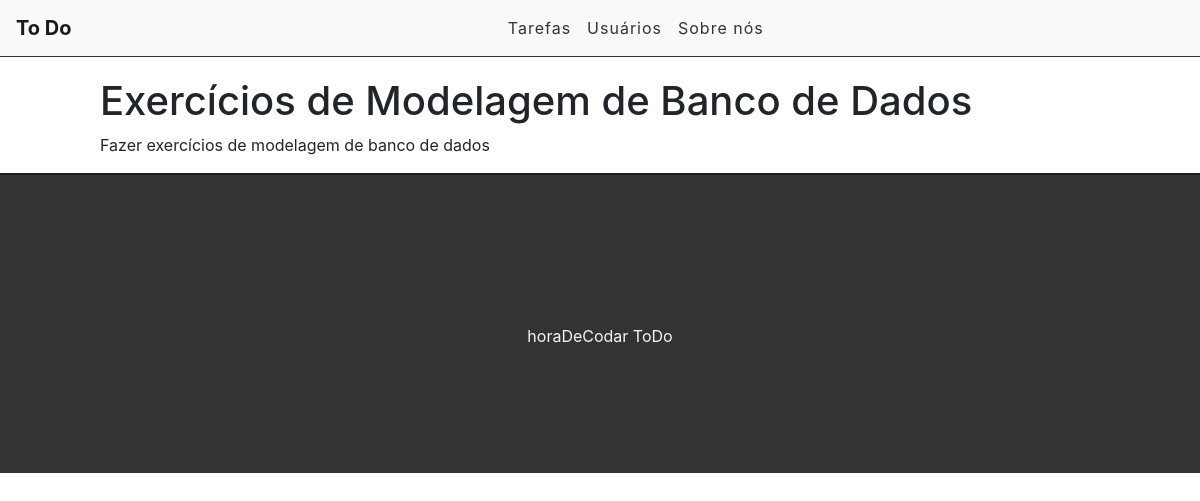
The app's page /task/2 with its own data.
### tasks/models.py (models this page shows, shortened)
class Task(models.Model):
	STATUS = (('doing','Doing'),('done','Done'),)
	title = models.CharField(max_length=255)
	description = models.TextField()
	done = models.CharField(max_length=5,choices=STATUS)
	created_at = models.DateTimeField(auto_now_add=True)
	updated_at = models.DateTimeField(auto_now=True)

### tasks/views.py (the view)
# urls.py: path('task/<int:id>',views.taskView,name='task-view'),
def taskView(request,id):
	task = get_object_or_404(Task,pk=id)
	return render(request,'tasks/task.html',{'task':task})

### tasks/templates/tasks/task.html (shortened to what this page needs)
{% extends 'base.html' %}
{% block content %}
<div class="offset-1 col-10 list-div">
	<h1>{{task.title}}</h1>
	<p>{{task.description}}</p>
</div>
{% endblock %}

### tasks/static/css/styles.css (style rules this page uses)
.list-div { padding: 0; }

### records on screen
Task: title "Exercícios de Modelagem de Banco de Dados", description "Fazer exercícios de modelagem de banco de dados"
